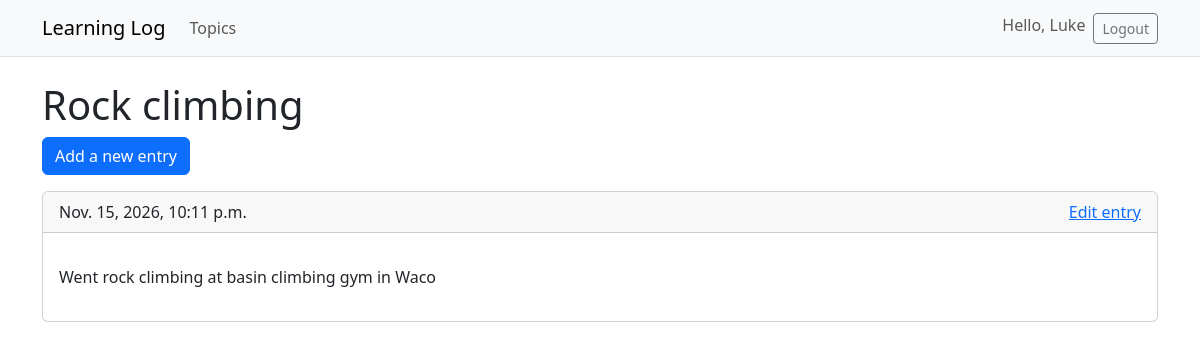
/topics/3/ (signed in), run on an earlier commit of the app's database.
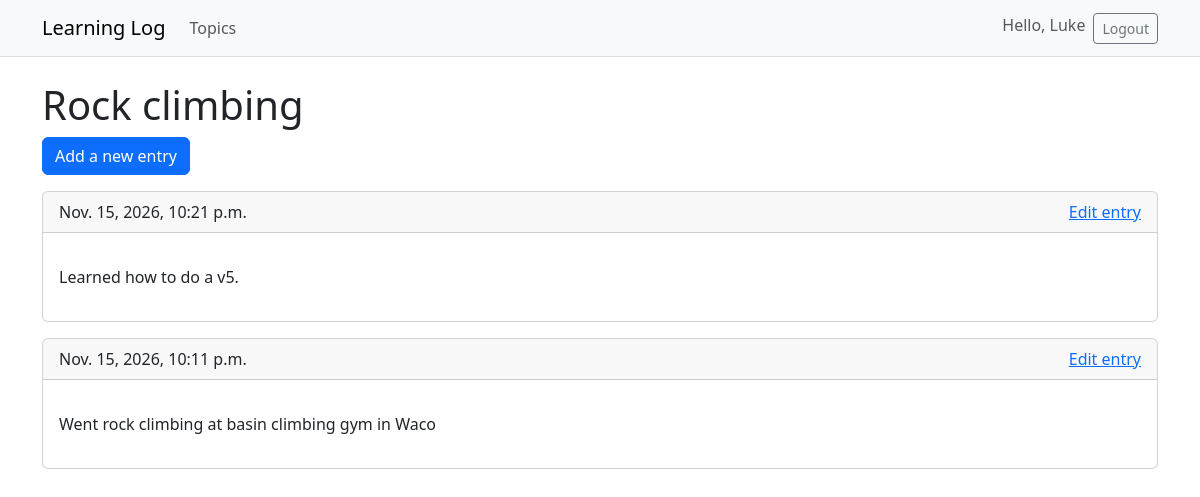
And on a later commit of the database.
### MainApp/models.py (models this page shows, shortened)
class Topic(models.Model):
    text = models.CharField(max_length=200)
    date_added = models.DateTimeField(auto_now_add=True)
    owner = models.ForeignKey(User, on_delete=models.CASCADE)
    def __str__(self):
        return self.text

class Entry(models.Model):
    topic = models.ForeignKey(Topic, on_delete=models.CASCADE)
    text = models.TextField()
    date_added = models.DateTimeField(auto_now_add=True)
    class Meta:
        verbose_name_plural = 'entries'

### MainApp/views.py (the view)
# urls.py: path('topics/<int:topic_id>/', views.topic, name='topic'), # dynamic URL for topic details to load a specific page using the id of the topic
@login_required
def topic(request, topic_id):
    topic = get_object_or_404(Topic, id=topic_id) # get the topic object with the id of topic_id
    if topic.owner != request.user:
        raise Http404
    entries = Entry.objects.filter(topic=topic).order_by('-date_added')
    context = {'topic': topic, 'entries': entries}
    return render(request, 'mainapp/topic.html', context)

### MainApp/templates/mainapp/topic.html
{% extends "mainapp/base.html" %}
{% block content %}
<h1>{{ topic }}</h1>
<a class="btn btn-primary mb-3" href="{% url 'MainApp:new_entry' topic.id %}">Add a new entry</a>
{% for entry in entries %}
    <div class="card mb-3">
        <div class="card-header">
            {{ entry.date_added }}
            <a class="float-end" href="{% url 'MainApp:edit_entry' entry.id %}">Edit entry</a>
        </div>
        <div class="card-body">
            <p class="card-text">{{ entry.text|linebreaks }}</p>
        </div>
    </div>
{% empty %}
    <p>No entries have been added yet.</p>
{% endfor %}
{% endblock content %}

### MainApp/templates/mainapp/base.html (shortened to what this page needs)
{% load django_bootstrap5 %}
<!doctype html>
<html lang="en">
<head>
    {% bootstrap_css %}
</head>
<body>
    <nav class="navbar navbar-expand-md navbar-light bg-light border-bottom mb-4">
        <div class="container">
            <a class="navbar-brand" href="{% url 'MainApp:index' %}">Learning Log</a>
            <div class="collapse navbar-collapse" id="navbarMenu">
                <ul class="navbar-nav me-auto">
                    <li class="nav-item">
                        <a class="nav-link" href="{% url 'MainApp:topics' %}">Topics</a>
                    </li>
                </ul>
                <ul class="navbar-nav">
                    {% if user.is_authenticated %}
                        <li class="nav-item">
                            <span class="navbar-text me-2">Hello, {{ user.username }}</span>
                        </li>
                        <li class="nav-item">
                            <form action="{% url 'users:logout' %}" method="post">
                                <button type="submit" class="btn btn-outline-secondary btn-sm">Logout</button>
                            </form>
                        </li>
                    {% endif %}
                </ul>
            </div>
        </div>
    </nav>
    <main class="container">
        {% block content %}{% endblock content %}
    </main>
</body>
</html>

What changed in the data, as far as the page shows it:
added Entry: date_added "Nov. 15, 2026, 10:21 p.m.", text "Learned how to do a v5."
